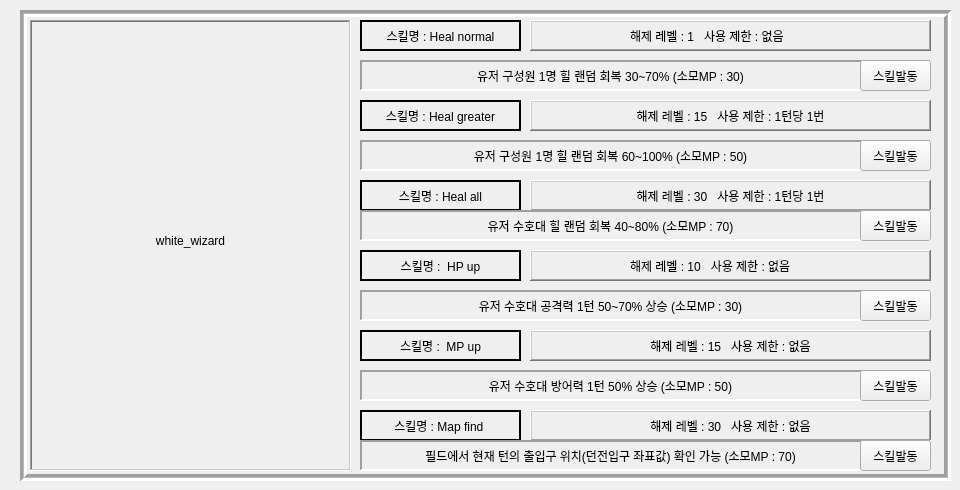
   <widget class="QWidget" name="page_5">
    <widget class="QFrame" name="frame_13">
     <property name="geometry">
      <rect>
       <x>20</x>
       <y>10</y>
       <width>931</width>
       <height>471</height>
      </rect>
     </property>
     <property name="frameShape">
      <enum>QFrame::Box</enum>
     </property>
     <property name="frameShadow">
      <enum>QFrame::Sunken</enum>
     </property>
     <property name="lineWidth">
      <number>3</number>
     </property>
     <property name="midLineWidth">
      <number>1</number>
     </property>
     <widget class="QFrame" name="lb_frame_4">
      <property name="geometry">
       <rect>
        <x>10</x>
        <y>10</y>
        <width>321</width>
        <height>451</height>
       </rect>
      </property>
      <property name="frameShape">
       <enum>QFrame::WinPanel</enum>
      </property>
      <property name="frameShadow">
       <enum>QFrame::Sunken</enum>
      </property>
      <property name="lineWidth">
       <number>2</number>
      </property>
      <property name="midLineWidth">
       <number>1</number>
      </property>
      <widget class="QLabel" name="gif_5">
       <property name="geometry">
        <rect>
         <x>10</x>
         <y>0</y>
         <width>301</width>
         <height>441</height>
        </rect>
       </property>
       <property name="text">
        <string>white_wizard</string>
       </property>
       <property name="alignment">
        <set>Qt::AlignCenter</set>
       </property>
      </widget>
     </widget>
     <widget class="QFrame" name="frame_1_19">
      <property name="geometry">
       <rect>
        <x>340</x>
        <y>10</y>
        <width>161</width>
        <height>31</height>
       </rect>
      </property>
      <property name="frameShape">
       <enum>QFrame::WinPanel</enum>
      </property>
      <property name="frameShadow">
       <enum>QFrame::Plain</enum>
      </property>
      <widget class="QLabel" name="skill_name_8">
       <property name="geometry">
        <rect>
         <x>0</x>
         <y>0</y>
         <width>161</width>
         <height>31</height>
        </rect>
       </property>
       <property name="text">
        <string>스킬명 : Heal normal</string>
       </property>
       <property name="alignment">
        <set>Qt::AlignCenter</set>
       </property>
      </widget>
     </widget>
     <widget class="QFrame" name="frame_1_20">
      <property name="geometry">
       <rect>
        <x>510</x>
        <y>10</y>
        <width>401</width>
        <height>31</height>
       </rect>
      </property>
      <property name="frameShape">
       <enum>QFrame::WinPanel</enum>
      </property>
      <property name="frameShadow">
       <enum>QFrame::Raised</enum>
      </property>
      <property name="lineWidth">
       <number>2</number>
      </property>
      <widget class="QLabel" name="skill_info_8">
       <property name="geometry">
        <rect>
         <x>100</x>
         <y>0</y>
         <width>401</width>
         <height>31</height>
        </rect>
       </property>
       <property name="text">
        <string>해제 레벨 : 1   사용 제한 : 없음</string>
       </property>
       <property name="alignment">
        <set>Qt::AlignJustify|Qt::AlignVCenter</set>
       </property>
      </widget>
     </widget>
     <widget class="QFrame" name="frame_1_21">
      <property name="geometry">
       <rect>
        <x>340</x>
        <y>50</y>
        <width>571</width>
        <height>31</height>
       </rect>
      </property>
      <property name="frameShape">
       <enum>QFrame::Panel</enum>
      </property>
      <property name="frameShadow">
       <enum>QFrame::Sunken</enum>
      </property>
      <property name="lineWidth">
       <number>2</number>
      </property>
      <property name="midLineWidth">
       <number>3</number>
      </property>
      <widget class="QPushButton" name="skill_btn_wizard_white_heal_normal">
       <property name="geometry">
        <rect>
         <x>500</x>
         <y>0</y>
         <width>71</width>
         <height>31</height>
        </rect>
       </property>
       <property name="text">
        <string>스킬발동</string>
       </property>
      </widget>
      <widget class="QLabel" name="skill_info_1_7">
       <property name="geometry">
        <rect>
         <x>10</x>
         <y>5</y>
         <width>481</width>
         <height>21</height>
        </rect>
       </property>
       <property name="text">
        <string>유저 구성원 1명 힐 랜덤 회복 30~70% (소모MP : 30)</string>
       </property>
       <property name="alignment">
        <set>Qt::AlignCenter</set>
       </property>
      </widget>
     </widget>
     <widget class="QFrame" name="frame_1_22">
      <property name="geometry">
       <rect>
        <x>340</x>
        <y>90</y>
        <width>161</width>
        <height>31</height>
       </rect>
      </property>
      <property name="frameShape">
       <enum>QFrame::WinPanel</enum>
      </property>
      <property name="frameShadow">
       <enum>QFrame::Plain</enum>
      </property>
      <widget class="QLabel" name="skill_name_9">
       <property name="geometry">
        <rect>
         <x>0</x>
         <y>0</y>
         <width>161</width>
         <height>31</height>
        </rect>
       </property>
       <property name="text">
        <string>스킬명 : Heal greater</string>
       </property>
       <property name="alignment">
        <set>Qt::AlignCenter</set>
       </property>
      </widget>
     </widget>
     <widget class="QFrame" name="frame_1_23">
      <property name="geometry">
       <rect>
        <x>340</x>
        <y>170</y>
        <width>161</width>
        <height>31</height>
       </rect>
      </property>
      <property name="frameShape">
       <enum>QFrame::WinPanel</enum>
      </property>
      <property name="frameShadow">
       <enum>QFrame::Plain</enum>
      </property>
      <widget class="QLabel" name="skill_name_10">
       <property name="geometry">
        <rect>
         <x>0</x>
         <y>0</y>
         <width>161</width>
         <height>31</height>
        </rect>
       </property>
       <property name="text">
        <string>스킬명 : Heal all</string>
       </property>
       <property name="alignment">
        <set>Qt::AlignCenter</set>
       </property>
      </widget>
     </widget>
     <widget class="QFrame" name="frame_1_24">
      <property name="geometry">
       <rect>
        <x>510</x>
        <y>90</y>
        <width>401</width>
        <height>31</height>
       </rect>
      </property>
      <property name="frameShape">
       <enum>QFrame::WinPanel</enum>
      </property>
      <property name="frameShadow">
       <enum>QFrame::Raised</enum>
      </property>
      <property name="lineWidth">
       <number>2</number>
      </property>
      <widget class="QLabel" name="skill_info_9">
       <property name="geometry">
        <rect>
         <x>0</x>
         <y>0</y>
         <width>401</width>
         <height>31</height>
        </rect>
       </property>
       <property name="text">
        <string>해제 레벨 : 15   사용 제한 : 1턴당 1번</string>
       </property>
       <property name="alignment">
        <set>Qt::AlignCenter</set>
       </property>
      </widget>
     </widget>
     <widget class="QFrame" name="frame_1_25">
      <property name="geometry">
       <rect>
        <x>510</x>
        <y>170</y>
        <width>401</width>
        <height>31</height>
       </rect>
      </property>
      <property name="frameShape">
       <enum>QFrame::WinPanel</enum>
      </property>
      <property name="frameShadow">
       <enum>QFrame::Raised</enum>
      </property>
      <property name="lineWidth">
       <number>2</number>
      </property>
      <widget class="QLabel" name="skill_info_10">
       <property name="geometry">
        <rect>
         <x>0</x>
         <y>0</y>
         <width>401</width>
         <height>31</height>
        </rect>
       </property>
       <property name="text">
        <string>해제 레벨 : 30   사용 제한 : 1턴당 1번</string>
       </property>
       <property name="alignment">
        <set>Qt::AlignCenter</set>
       </property>
      </widget>
     </widget>
     <widget class="QFrame" name="frame_1_26">
      <property name="geometry">
       <rect>
        <x>340</x>
        <y>130</y>
        <width>571</width>
        <height>31</height>
       </rect>
      </property>
      <property name="frameShape">
       <enum>QFrame::Panel</enum>
      </property>
      <property name="frameShadow">
       <enum>QFrame::Sunken</enum>
      </property>
      <property name="lineWidth">
       <number>2</number>
      </property>
      <property name="midLineWidth">
       <number>3</number>
      </property>
      <widget class="QPushButton" name="skill_btn_wizard_white_heal_greater">
       <property name="geometry">
        <rect>
         <x>500</x>
         <y>0</y>
         <width>71</width>
         <height>31</height>
        </rect>
       </property>
       <property name="text">
        <string>스킬발동</string>
       </property>
      </widget>
      <widget class="QLabel" name="skill_info_1_8">
       <property name="geometry">
        <rect>
         <x>10</x>
         <y>5</y>
         <width>481</width>
         <height>21</height>
        </rect>
       </property>
       <property name="text">
        <string>유저 구성원 1명 힐 랜덤 회복 60~100% (소모MP : 50)</string>
       </property>
       <property name="alignment">
        <set>Qt::AlignCenter</set>
       </property>
      </widget>
     </widget>
     <widget class="QFrame" name="frame_1_27">
      <property name="geometry">
       <rect>
        <x>340</x>
        <y>200</y>
        <width>571</width>
        <height>31</height>
       </rect>
      </property>
      <property name="frameShape">
       <enum>QFrame::Panel</enum>
      </property>
      <property name="frameShadow">
       <enum>QFrame::Sunken</enum>
      </property>
      <property name="lineWidth">
       <number>2</number>
      </property>
      <property name="midLineWidth">
       <number>3</number>
      </property>
      <widget class="QPushButton" name="skill_btn_wizard_white_heal_all">
       <property name="geometry">
        <rect>
         <x>500</x>
         <y>0</y>
         <width>71</width>
         <height>31</height>
        </rect>
       </property>
       <property name="text">
        <string>스킬발동</string>
       </property>
      </widget>
      <widget class="QLabel" name="skill_info_1_9">
       <property name="geometry">
        <rect>
         <x>10</x>
         <y>5</y>
         <width>481</width>
         <height>21</height>
        </rect>
       </property>
       <property name="text">
        <string>유저 수호대 힐 랜덤 회복 40~80% (소모MP : 70)</string>
       </property>
       <property name="alignment">
        <set>Qt::AlignCenter</set>
       </property>
      </widget>
     </widget>
     <widget class="QFrame" name="frame_1_29">
      <property name="geometry">
       <rect>
        <x>510</x>
        <y>240</y>
        <width>401</width>
        <height>31</height>
       </rect>
      </property>
      <property name="frameShape">
       <enum>QFrame::WinPanel</enum>
      </property>
      <property name="frameShadow">
       <enum>QFrame::Raised</enum>
      </property>
      <property name="lineWidth">
       <number>2</number>
      </property>
      <widget class="QLabel" name="skill_info_25">
       <property name="geometry">
        <rect>
         <x>100</x>
         <y>0</y>
         <width>401</width>
         <height>31</height>
        </rect>
       </property>
       <property name="text">
        <string>해제 레벨 : 10   사용 제한 : 없음</string>
       </property>
       <property name="alignment">
        <set>Qt::AlignJustify|Qt::AlignVCenter</set>
       </property>
      </widget>
     </widget>
     <widget class="QFrame" name="frame_1_28">
      <property name="geometry">
       <rect>
        <x>340</x>
        <y>240</y>
        <width>161</width>
        <height>31</height>
       </rect>
      </property>
      <property name="frameShape">
       <enum>QFrame::WinPanel</enum>
      </property>
      <property name="frameShadow">
       <enum>QFrame::Plain</enum>
      </property>
      <widget class="QLabel" name="skill_name_25">
       <property name="geometry">
        <rect>
         <x>0</x>
         <y>0</y>
         <width>161</width>
         <height>31</height>
        </rect>
       </property>
       <property name="text">
        <string>스킬명 :  HP up</string>
       </property>
       <property name="alignment">
        <set>Qt::AlignCenter</set>
       </property>
      </widget>
     </widget>
     <widget class="QFrame" name="frame_1_32">
      <property name="geometry">
       <rect>
        <x>340</x>
        <y>400</y>
        <width>161</width>
        <height>31</height>
       </rect>
      </property>
      <property name="frameShape">
       <enum>QFrame::WinPanel</enum>
      </property>
      <property name="frameShadow">
       <enum>QFrame::Plain</enum>
      </property>
      <widget class="QLabel" name="skill_name_26">
       <property name="geometry">
        <rect>
         <x>0</x>
         <y>0</y>
         <width>161</width>
         <height>31</height>
        </rect>
       </property>
       <property name="text">
        <string>스킬명 : Map find </string>
       </property>
       <property name="alignment">
        <set>Qt::AlignCenter</set>
       </property>
      </widget>
     </widget>
     <widget class="QFrame" name="frame_1_33">
      <property name="geometry">
       <rect>
        <x>510</x>
        <y>320</y>
        <width>401</width>
        <height>31</height>
       </rect>
      </property>
      <property name="frameShape">
       <enum>QFrame::WinPanel</enum>
      </property>
      <property name="frameShadow">
       <enum>QFrame::Raised</enum>
      </property>
      <property name="lineWidth">
       <number>2</number>
      </property>
      <widget class="QLabel" name="skill_info_26">
       <property name="geometry">
        <rect>
         <x>0</x>
         <y>0</y>
         <width>401</width>
         <height>31</height>
        </rect>
       </property>
       <property name="text">
        <string>해제 레벨 : 15   사용 제한 : 없음</string>
       </property>
       <property name="alignment">
        <set>Qt::AlignCenter</set>
       </property>
      </widget>
     </widget>
     <widget class="QFrame" name="frame_1_30">
      <property name="geometry">
       <rect>
        <x>340</x>
        <y>280</y>
        <width>571</width>
        <height>31</height>
       </rect>
      </property>
      <property name="frameShape">
       <enum>QFrame::Panel</enum>
      </property>
      <property name="frameShadow">
       <enum>QFrame::Sunken</enum>
      </property>
      <property name="lineWidth">
       <number>2</number>
      </property>
      <property name="midLineWidth">
       <number>3</number>
      </property>
      <widget class="QPushButton" name="skill_btn_wizard_white_hp_up">
       <property name="geometry">
        <rect>
         <x>500</x>
         <y>0</y>
         <width>71</width>
         <height>31</height>
        </rect>
       </property>
       <property name="text">
        <string>스킬발동</string>
       </property>
      </widget>
      <widget class="QLabel" name="skill_info_1_24">
       <property name="geometry">
        <rect>
         <x>10</x>
         <y>5</y>
         <width>481</width>
         <height>21</height>
        </rect>
       </property>
       <property name="text">
        <string>유저 수호대 공격력 1턴 50~70% 상승 (소모MP : 30)</string>
       </property>
       <property name="alignment">
        <set>Qt::AlignCenter</set>
       </property>
      </widget>
     </widget>
     <widget class="QFrame" name="frame_1_34">
      <property name="geometry">
       <rect>
        <x>510</x>
        <y>400</y>
        <width>401</width>
        <height>31</height>
       </rect>
      </property>
      <property name="frameShape">
       <enum>QFrame::WinPanel</enum>
      </property>
      <property name="frameShadow">
       <enum>QFrame::Raised</enum>
      </property>
      <property name="lineWidth">
       <number>2</number>
      </property>
      <widget class="QLabel" name="skill_info_27">
       <property name="geometry">
        <rect>
         <x>0</x>
         <y>0</y>
         <width>401</width>
         <height>31</height>
        </rect>
       </property>
       <property name="text">
        <string>해제 레벨 : 30   사용 제한 : 없음</string>
       </property>
       <property name="alignment">
        <set>Qt::AlignCenter</set>
       </property>
      </widget>
     </widget>
     <widget class="QFrame" name="frame_1_36">
      <property name="geometry">
       <rect>
        <x>340</x>
        <y>430</y>
        <width>571</width>
        <height>31</height>
       </rect>
      </property>
      <property name="frameShape">
       <enum>QFrame::Panel</enum>
      </property>
      <property name="frameShadow">
       <enum>QFrame::Sunken</enum>
      </property>
      <property name="lineWidth">
       <number>2</number>
      </property>
      <property name="midLineWidth">
       <number>3</number>
      </property>
      <widget class="QPushButton" name="skill_btn_wizard_white_map_find">
       <property name="geometry">
        <rect>
         <x>500</x>
         <y>0</y>
         <width>71</width>
         <height>31</height>
        </rect>
       </property>
       <property name="text">
        <string>스킬발동</string>
       </property>
      </widget>
      <widget class="QLabel" name="skill_info_1_25">
       <property name="geometry">
        <rect>
         <x>10</x>
         <y>5</y>
         <width>481</width>
         <height>21</height>
        </rect>
       </property>
       <property name="text">
        <string>필드에서 현재 턴의 출입구 위치(던전입구 좌표값) 확인 가능 (소모MP : 70)</string>
       </property>
       <property name="alignment">
        <set>Qt::AlignCenter</set>
       </property>
      </widget>
     </widget>
     <widget class="QFrame" name="frame_1_35">
      <property name="geometry">
       <rect>
        <x>340</x>
        <y>360</y>
        <width>571</width>
        <height>31</height>
       </rect>
      </property>
      <property name="frameShape">
       <enum>QFrame::Panel</enum>
      </property>
      <property name="frameShadow">
       <enum>QFrame::Sunken</enum>
      </property>
      <property name="lineWidth">
       <number>2</number>
      </property>
      <property name="midLineWidth">
       <number>3</number>
      </property>
      <widget class="QPushButton" name="skill_btn_wizard_white_mp_up">
       <property name="geometry">
        <rect>
         <x>500</x>
         <y>0</y>
         <width>71</width>
         <height>31</height>
        </rect>
       </property>
       <property name="text">
        <string>스킬발동</string>
       </property>
      </widget>
      <widget class="QLabel" name="skill_info_1_26">
       <property name="geometry">
        <rect>
         <x>10</x>
         <y>5</y>
         <width>481</width>
         <height>21</height>
        </rect>
       </property>
       <property name="text">
        <string>유저 수호대 방어력 1턴 50% 상승 (소모MP : 50)</string>
       </property>
       <property name="alignment">
        <set>Qt::AlignCenter</set>
       </property>
      </widget>
     </widget>
     <widget class="QFrame" name="frame_1_31">
      <property name="geometry">
       <rect>
        <x>340</x>
        <y>320</y>
        <width>161</width>
        <height>31</height>
       </rect>
      </property>
      <property name="frameShape">
       <enum>QFrame::WinPanel</enum>
      </property>
      <property name="frameShadow">
       <enum>QFrame::Plain</enum>
      </property>
      <widget class="QLabel" name="skill_name_27">
       <property name="geometry">
        <rect>
         <x>0</x>
         <y>0</y>
         <width>161</width>
         <height>31</height>
        </rect>
       </property>
       <property name="text">
        <string>스킬명 :  MP up</string>
       </property>
       <property name="alignment">
        <set>Qt::AlignCenter</set>
       </property>
      </widget>
     </widget>
    </widget>
   </widget>
